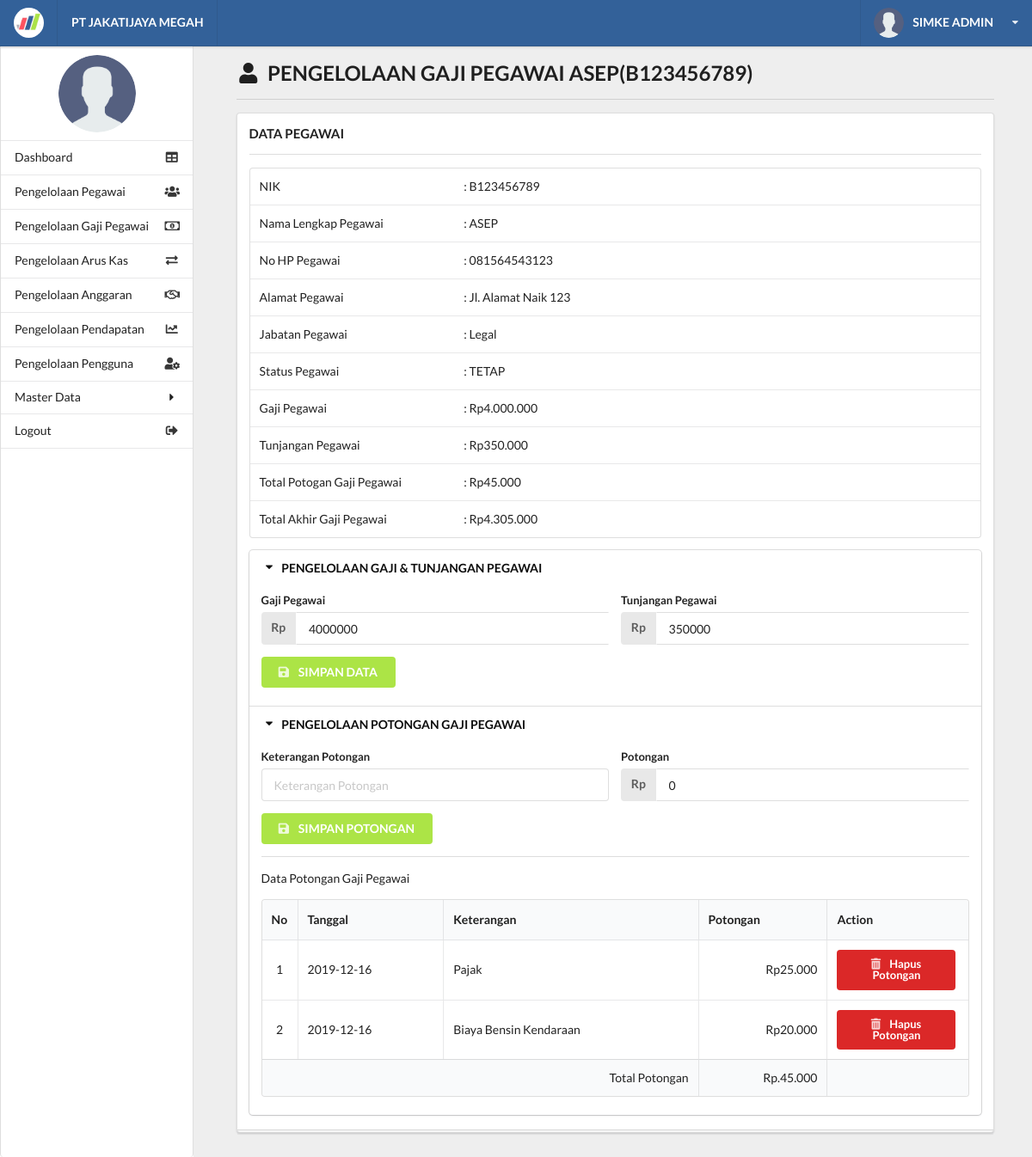
Page /detail_gaji.php?nik=B123456789 (signed in) on the earlier database version.
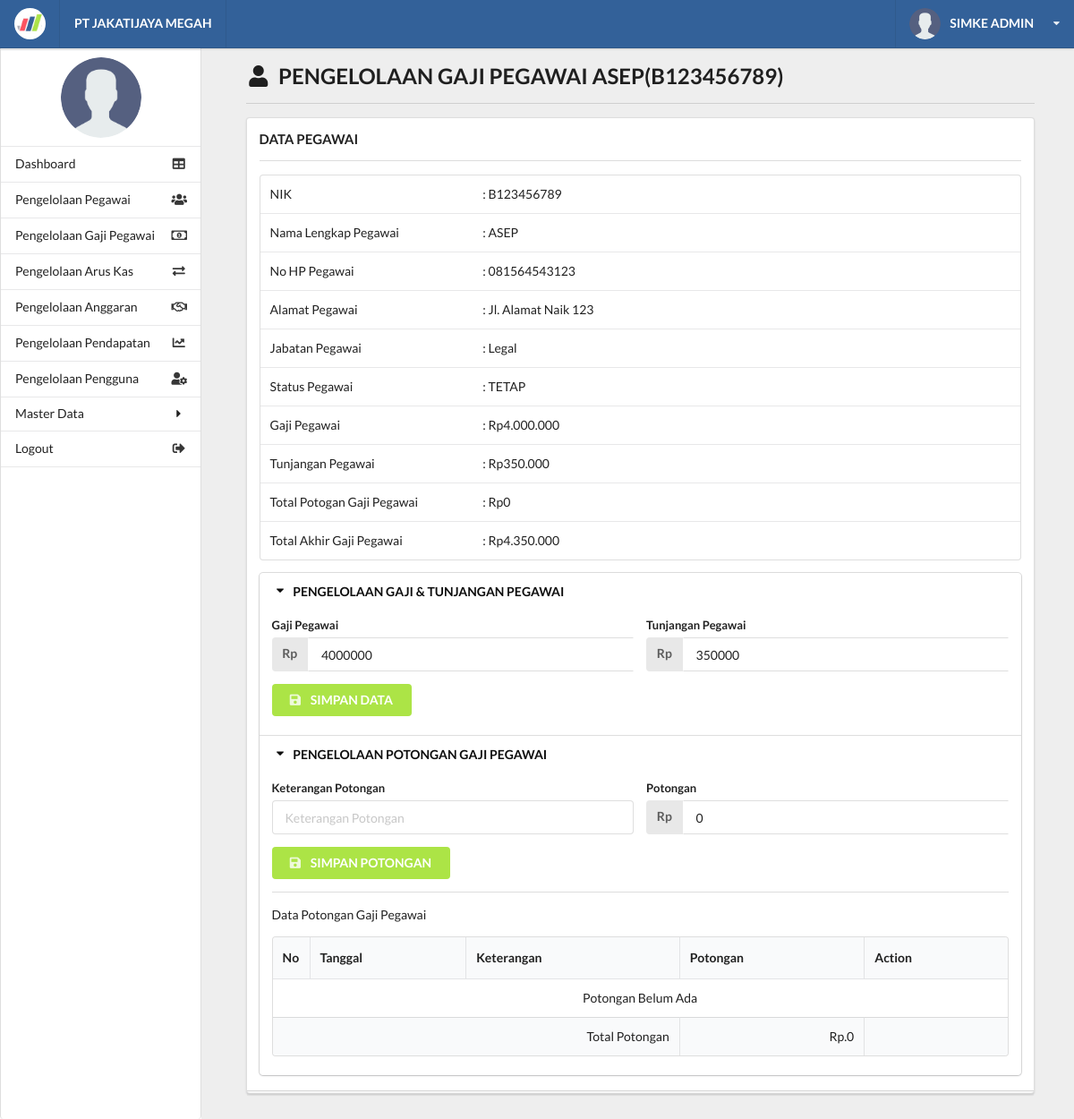
Same page on the later database version.
### tables this page shows
CREATE TABLE `tb_pegawai` (
  `id_pegawai` int(11) NOT NULL AUTO_INCREMENT,
  `nik` varchar(50) NOT NULL,
  `nama_lengkap` varchar(250) NOT NULL,
  `no_hp` varchar(15) NOT NULL,
  `alamat` text NOT NULL,
  `status_pegawai` varchar(200) NOT NULL COMMENT 'pg teteap; pg lama;',
  `id_jabatan` int(11) NOT NULL,
  PRIMARY KEY (`id_pegawai`),
  UNIQUE KEY `nik` (`nik`),
  KEY `id_jabatan` (`id_jabatan`),
  CONSTRAINT `tb_pegawai_ibfk_1` FOREIGN KEY (`id_jabatan`) REFERENCES `tb_jabatan` (`id_jabatan`) ON DELETE CASCADE ON UPDATE CASCADE
);

CREATE TABLE `tb_tunjangan` (
  `nik` varchar(50) NOT NULL,
  `tunjangan` int(15) DEFAULT NULL,
  PRIMARY KEY (`nik`),
  CONSTRAINT `tb_tunjangan_ibfk_1` FOREIGN KEY (`nik`) REFERENCES `tb_pegawai` (`nik`) ON DELETE CASCADE ON UPDATE CASCADE
);

CREATE TABLE `tb_jabatan` (
  `id_jabatan` int(11) NOT NULL AUTO_INCREMENT,
  `nama_jabatan` varchar(250) NOT NULL,
  `keterangan` text,
  PRIMARY KEY (`id_jabatan`)
);

CREATE TABLE `tb_gaji` (
  `nik` varchar(50) NOT NULL,
  `gaji` int(15) NOT NULL,
  PRIMARY KEY (`nik`),
  CONSTRAINT `tb_gaji_ibfk_1` FOREIGN KEY (`nik`) REFERENCES `tb_pegawai` (`nik`) ON DELETE CASCADE ON UPDATE CASCADE
);

CREATE TABLE `tb_potongan` (
  `id_potongan` int(11) NOT NULL AUTO_INCREMENT,
  `nik` varchar(50) NOT NULL,
  `keterangan` varchar(250) NOT NULL,
  `tanggal` date NOT NULL,
  `potongan` int(15) NOT NULL,
  PRIMARY KEY (`id_potongan`),
  KEY `nik` (`nik`),
  CONSTRAINT `tb_potongan_ibfk_1` FOREIGN KEY (`nik`) REFERENCES `tb_pegawai` (`nik`) ON DELETE CASCADE ON UPDATE CASCADE
);

### functions/function_gaji.php (called while the page is built, shortened)
<?php
    require_once 'database.php';
    function getTotalPotongan($nik){
       global $conn;
       $fixnik = mysqli_real_escape_string($conn, $nik);
        $sql    = "SELECT SUM(potongan) as total_potongan FROM tb_potongan WHERE nik='$fixnik'";
        $result = mysqli_query($conn, $sql);
        return mysqli_fetch_all($result, MYSQLI_ASSOC);
    }
    function getPotongan($nik) {
        global $conn;
        $fixnik = mysqli_real_escape_string($conn, $nik);
        $sql    = "SELECT * FROM tb_potongan WHERE nik='$fixnik'";
        $result = mysqli_query($conn, $sql);
        return mysqli_fetch_all($result, MYSQLI_ASSOC);
    }
    function getPegawai($nik) {
        global $conn;
        $fixnik = mysqli_real_escape_string($conn, $nik);
        $sql    = "SELECT tb_pegawai.*, tb_jabatan.*, tb_gaji.*, tb_tunjangan.*
                    FROM tb_pegawai
                    JOIN tb_jabatan ON tb_pegawai.id_jabatan = tb_jabatan.id_jabatan
                    JOIN tb_gaji ON tb_pegawai.nik = tb_gaji.nik
                    JOIN tb_tunjangan ON tb_pegawai.nik = tb_tunjangan.nik
                    WHERE tb_pegawai.nik='$fixnik'";
        $result = mysqli_query($conn, $sql);
        return mysqli_fetch_all($result, MYSQLI_ASSOC);
    }
?>

### detail_gaji.php (the view, shortened to what the changed rows need)
<?php
	require 'functions/function_gaji.php';
	include_once 'layout/header.php';
	$nik = $_GET['nik'];
	$getPegawai = getPegawai($nik);
	foreach ($getPegawai as $data) {
	$getPotongan = getTotalPotongan($data['nik']);
	$jmlGaji = $data['gaji'];
	$jmlTunjangan = $data['tunjangan'];
	if ($getPotongan > 0) {
		$jmlPotongan = $getPotongan[0]['total_potongan'];
	}else{
		$jmlPotongan = 0;
	}
	$totalGaji = $jmlGaji + $jmlTunjangan - $jmlPotongan;
?>
		<div class="right floated thirteen wide computer sixteen wide phone column" id="content">
			<div class="ui container grid">
				<div class="row">
					<div class="fifteen wide computer sixteen wide phone centered column">
						<h2><i class="user icon"></i> PENGELOLAAN GAJI PEGAWAI <?= $data['nama_lengkap'] ?>(<?= $data['nik'] ?>)</h2>
						<div class="ui divider"></div>
						<div class="ui grid">
							<div class="sixteen wide computer sixteen wide phone centered column">
								<div class="ui stacked segment">
									<h4> DATA PEGAWAI</h4>
									<div class="ui divider"></div>
									<table width="100%" class="ui fixed table">
										<tr>
											<td width="28%">NIK</td>
											<td>: <?= $data['nik'] ?></td>
										</tr>
										<tr>
											<td>Nama Lengkap Pegawai</td>
											<td>: <?= $data['nama_lengkap'] ?></td>
										</tr>
										<tr>
											<td>No HP Pegawai</td>
											<td>: <?= $data['no_hp'] ?></td>
										</tr>
										<tr>
											<td>Alamat Pegawai</td>
											<td>: <?= $data['alamat'] ?></td>
										</tr>
										<tr>
											<td>Jabatan Pegawai</td>
											<td>: <?= $data['nama_jabatan'] ?></td>
										</tr>
										<tr>
											<td>Status Pegawai</td>
											<td>: <?= $data['status_pegawai'] ?></td>
										</tr>
										<tr>
											<td>Gaji Pegawai</td>
											<td>: Rp<?= number_format($jmlGaji, 0 , '' , '.' ) ?></td>
										</tr>
										<tr>
											<td>Tunjangan Pegawai</td>
											<td>: Rp<?= number_format($jmlTunjangan, 0 , '' , '.' ) ?></td>
										</tr>
										<tr>
											<td>Total Potogan Gaji Pegawai</td>
											<td>: Rp<?= number_format($jmlPotongan, 0 , '' , '.' ) ?></td>
										</tr>
										<tr>
											<td>Total Akhir Gaji Pegawai</td>
											<td>: Rp<?= number_format($totalGaji, 0 , '' , '.' ) ?></td>
										</tr>
									</table>
									<div class="ui styled fluid accordion">
										<div class="title active">
										    <i class="dropdown icon"></i>
										    PENGELOLAAN GAJI & TUNJANGAN PEGAWAI
										</div>
											<div class="content active">
											    <form action="functions/function_gaji.php" method="POST">
													<div class="ui form">
														<div class="two fields">
								                            <div class="field">
								                                <label>Gaji Pegawai</label>
								                                <div class="ui right labeled input">
								                                	<label for="amount" class="ui label">Rp</label>
																	<input type="number" name="gaji" placeholder="3000000" maxlength="15" value="<?= $data['gaji'] ?>">
								                                </div>
								                            </div>
								                            <div class="field">
							                                <label>Tunjangan Pegawai</label>
							                                <div class="ui right labeled input">
							                                	<label for="amount" class="ui label">Rp</label>
							                               	 	<input type="number" name="tunjangan" placeholder="3000000" maxlength="15" value="<?= $data['tunjangan'] ?>">
							                                </div>
							                            </div>
								                        </div>
													</div>
								                    <button class="ui green button">
								                        <i class="save icon"></i>
								                        SIMPAN DATA
								                    </button>
												</form>
											</div>
										<div class="title active">
										    <i class="dropdown icon"></i>
										    PENGELOLAAN POTONGAN GAJI PEGAWAI
										</div>
											<div class="content active">
												<form action="functions/function_gaji.php" method="POST">
													<div class="ui form">
														<div class="two fields">
															<div class="field">
																<label>Keterangan Potongan</label>
																<input type="text" name="keterangan" maxlength="200" placeholder="Keterangan Potongan">
															</div>
															<div class="field">
								                                <label>Potongan</label>
								                                <div class="ui right labeled input">
								                                	<label for="amount" class="ui label">Rp</label>
								                               	 	<input type="number" name="potongan" maxlength="15" value="0">
								                                </div>
								                            </div>
														</div>
													</div>
								                    <button class="ui green button">
								                        <i class="save icon"></i>
								                        SIMPAN POTONGAN
								                    </button>
												</form>
												<div class="ui divider"></div>
												<label>Data Potongan Gaji Pegawai</label>
												<table class="ui celled table responsive nowrap unstackable" style="width:100%">
													<thead>
														<tr>
															<th width="5%">No</th>
															<th>Tanggal</th>
															<th>Keterangan</th>
															<th>Potongan</th>
															<th>Action</th>
														</tr>
													</thead>
													<tbody>
														<?php $get_potongan = getPotongan($data['nik']); $no = 1;
														$total_potongan = 0;
														if (count($get_potongan) > 0) {
														foreach ($get_potongan as $pt) { ?>
														<tr>
															<td style="text-align: center;"><?= $no++ ?></td>
															<td><?= $pt['tanggal'] ?></td>
															<td><?= $pt['keterangan'] ?></td>
															<td style="text-align: right;">Rp<?= number_format($pt['potongan'], 0 , '' , '.' ) ?></td>
															<td style="text-align: center;" width="20%">
																<a href="functions/function_gaji.php?nik=<?php echo $pt['nik']; ?>&hapus=<?php echo $pt['id_potongan']; ?>" class="ui red button small"><i class="trash alternate icon"></i> Hapus Potongan</a>
															</td>
														</tr>
														<?php
														$total_potongan = $total_potongan + $pt['potongan'];
														} }else{  ?>
														<tr>
															<td colspan="6" style="text-align: center;"> Potongan Belum Ada</td>
														</tr>
														<?php } ?>
													</tbody>
													<tfoot>
														<tr>
															<th colspan="3" style="text-align: right;">Total Potongan</th>
															<th style="text-align: right;">Rp.<?= number_format($total_potongan, 0 , '' , '.' ) ?></th>
															<th></th>
														</tr>
													</tfoot>
												</table>
											</div>
									</div>
								</div>
							</div>
						</div>
					</div>
				</div>
			</div>
		</div>
<?php
	};
	include_once 'layout/footer.php';
?>

Differences in the rows shown:
removed tb_potongan: tanggal "2019-12-16", keterangan "Pajak", potongan "25.000"
removed tb_potongan: tanggal "2019-12-16", keterangan "Biaya Bensin Kendaraan", potongan "20.000"
shown differently, row unchanged: tb_pegawai "ASEP": jmlPotongan "45.000" → "0"; tb_gaji.gaji "4.305.000" → "4.350.000"; total_potongan "45.000" → "0"; now shows "Potongan Belum Ada"
